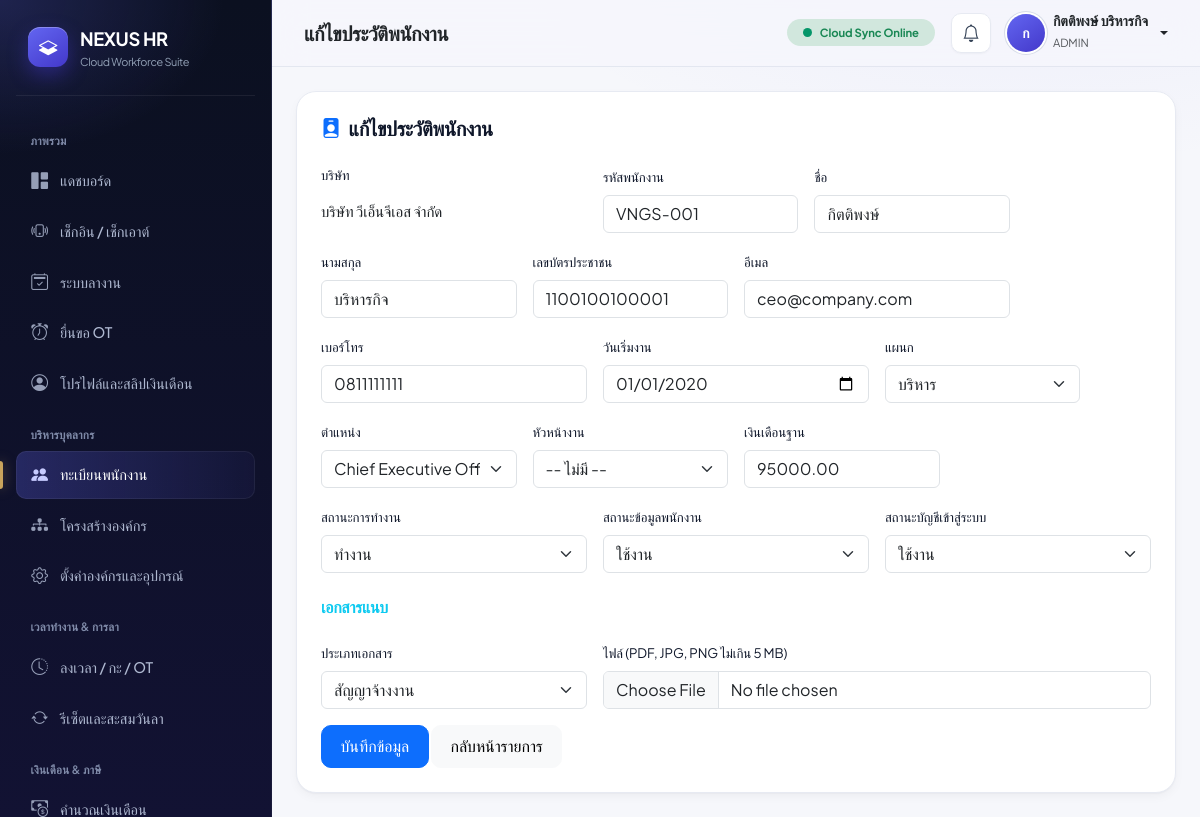
Page /modules/personnel/employee_form.php?id=EMP-000001 (signed in) on the committed database.
### tables this page shows
CREATE TABLE employees (
    id VARCHAR(20) PRIMARY KEY COMMENT 'รหัสพนักงาน เช่น EMP-000001 (PK)',
    company_id INT NOT NULL COMMENT 'รหัสบริษัทที่สังกัด',
    emp_code VARCHAR(20) NOT NULL COMMENT 'รหัสพนักงานสำรอง',
    first_name VARCHAR(100) NOT NULL COMMENT 'ชื่อ',
    last_name VARCHAR(100) NOT NULL COMMENT 'นามสกุล',
    id_card_no VARCHAR(13) NOT NULL COMMENT 'เลขบัตรประชาชน',
    email VARCHAR(100) UNIQUE NOT NULL COMMENT 'อีเมล',
    phone VARCHAR(20) NULL COMMENT 'เบอร์โทร',
    department_id INT NULL COMMENT 'รหัสแผนก',
    position_id INT NULL COMMENT 'รหัสตำแหน่ง',
    manager_id VARCHAR(20) NULL COMMENT 'รหัสหัวหน้าสายตรง',
    hire_date DATE NOT NULL COMMENT 'วันเริ่มงาน',
    base_salary DECIMAL(12,2) NOT NULL DEFAULT 0.00 COMMENT 'เงินเดือนฐาน',
    employment_status ENUM('active', 'probation', 'resigned') NOT NULL DEFAULT 'active' COMMENT 'สถานะงาน',
    status TINYINT(1) NOT NULL DEFAULT 1 COMMENT 'สถานะใช้งานในระบบ (1=ใช้งาน, 0=เลิกใช้/ลบ)',
    profile_image_url VARCHAR(500) NULL COMMENT 'รูปโปรไฟล์',
    created_at TIMESTAMP DEFAULT CURRENT_TIMESTAMP COMMENT 'วันที่สร้าง',
    updated_at TIMESTAMP DEFAULT CURRENT_TIMESTAMP ON UPDATE CURRENT_TIMESTAMP COMMENT 'วันที่แก้ไขล่าสุด',
    UNIQUE KEY uk_company_emp_code (company_id, emp_code),
    UNIQUE KEY uk_company_id_card (company_id, id_card_no),
    INDEX idx_employees_company_status (company_id, status, employment_status),
    INDEX idx_employees_manager (manager_id),
    FOREIGN KEY (company_id) REFERENCES companies(company_id),
    FOREIGN KEY (department_id) REFERENCES departments(id),
    FOREIGN KEY (position_id) REFERENCES positions(id),
    FOREIGN KEY (manager_id) REFERENCES employees(id) ON DELETE SET NULL
);

CREATE TABLE users (
    id INT AUTO_INCREMENT PRIMARY KEY COMMENT 'รหัสผู้ใช้ (PK)',
    employee_id VARCHAR(20) UNIQUE NOT NULL COMMENT 'รหัสพนักงาน',
    username VARCHAR(50) UNIQUE NOT NULL COMMENT 'ชื่อผู้ใช้',
    password VARCHAR(255) NOT NULL COMMENT 'ค่าแฮช Bcrypt (legacy; ห้ามเก็บรหัสผ่านข้อความธรรมดา)',
    password_hash VARCHAR(255) NOT NULL COMMENT 'รหัสผ่านเข้ารหัส (Bcrypt)',
    role ENUM('admin', 'hr_manager', 'hr', 'director', 'manager', 'supervisor', 'employee') NOT NULL DEFAULT 'employee' COMMENT 'สิทธิ์ใช้งาน',
    status TINYINT(1) NOT NULL DEFAULT 1 COMMENT 'สถานะบัญชี (1=ใช้งาน, 0=เลิกใช้/ระงับ)',
    last_login DATETIME NULL COMMENT 'เข้าสู่ระบบล่าสุด',
    updated_at TIMESTAMP DEFAULT CURRENT_TIMESTAMP ON UPDATE CURRENT_TIMESTAMP,
    INDEX idx_users_role_status (role, status),
    FOREIGN KEY (employee_id) REFERENCES employees(id) ON DELETE CASCADE
);

CREATE TABLE departments (
    id INT AUTO_INCREMENT PRIMARY KEY COMMENT 'รหัสแผนก (PK)',
    company_id INT NOT NULL COMMENT 'รหัสบริษัท',
    code VARCHAR(20) NOT NULL COMMENT 'รหัสย่อแผนก',
    name VARCHAR(100) NOT NULL COMMENT 'ชื่อแผนก',
    parent_id INT NULL COMMENT 'รหัสแผนกแม่',
    status TINYINT(1) NOT NULL DEFAULT 1 COMMENT 'สถานะใช้งาน (1=ใช้งาน, 0=เลิกใช้)',
    created_at TIMESTAMP DEFAULT CURRENT_TIMESTAMP COMMENT 'วันที่สร้าง',
    duplicate_key CHAR(64) NULL,
    UNIQUE KEY uk_departments_duplicate_key (duplicate_key),
    INDEX idx_departments_company_status (company_id, status),
    FOREIGN KEY (company_id) REFERENCES companies(company_id) ON DELETE CASCADE,
    FOREIGN KEY (parent_id) REFERENCES departments(id) ON DELETE SET NULL
);

CREATE TABLE positions (
    id INT AUTO_INCREMENT PRIMARY KEY COMMENT 'รหัสตำแหน่ง (PK)',
    company_id INT NULL COMMENT 'รหัสบริษัท (NULL = ใช้ร่วมกันทั้งเครือ)',
    title VARCHAR(100) NOT NULL COMMENT 'ชื่อตำแหน่ง',
    level INT NOT NULL DEFAULT 1 COMMENT 'ระดับตำแหน่ง (1=พนักงาน, 2=หัวหน้า, 3=ผู้จัดการ, 4=ผู้อำนวยการ, 5=CEO)',
    is_leave_required BOOLEAN NOT NULL DEFAULT TRUE COMMENT 'ต้องยื่นลาหรือไม่ (ระดับ ผอ. ขึ้นไป = FALSE)',
    status TINYINT(1) NOT NULL DEFAULT 1 COMMENT 'สถานะใช้งาน (1=ใช้งาน, 0=เลิกใช้)',
    duplicate_key CHAR(64) NULL,
    UNIQUE KEY uk_positions_duplicate_key (duplicate_key),
    INDEX idx_positions_company_status (company_id, status),
    FOREIGN KEY (company_id) REFERENCES companies(company_id) ON DELETE CASCADE
);

### modules/personnel/employee_form.php (the view, shortened to what this page needs)
<?php
require_once __DIR__ . '/../../includes/auth.php';
$rawEditId = $_GET['id'] ?? null;
$editId = $rawEditId === null ? '' : trim($rawEditId);
$emp = null;
$accountStatus = null;
if ($editId !== '') {
    $employeeStmt = $pdo->prepare('SELECT * FROM employees WHERE id = ?');
    $employeeStmt->execute([$editId]);
    $emp = $employeeStmt->fetch();
    $accountStmt = $pdo->prepare('SELECT status FROM users WHERE employee_id = ?');
    $accountStmt->execute([$editId]);
    $accountStatus = $accountStmt->fetchColumn();
    $accountStatus = $accountStatus === false ? null : (int)$accountStatus;
}
$companiesStmt = $pdo->prepare('SELECT company_id, company_code, company_name FROM companies WHERE status = 1 OR company_id = ? ORDER BY company_name');
$companiesStmt->execute([$emp['company_id'] ?? 0]);
$companies = $companiesStmt->fetchAll();
$selectedCompanyId = $editId !== ''
    ? (int)$emp['company_id']
    : filter_var($_POST['company_id'] ?? ($companies[0]['company_id'] ?? null), FILTER_VALIDATE_INT);
$form = array_merge($emp ?? [], ['account_status' => $accountStatus], $_POST);
$escape = static fn($value) => htmlspecialchars((string)$value, ENT_QUOTES, 'UTF-8');
$companyNames = array_column($companies, 'company_name', 'company_id');
$departmentStmt = $pdo->prepare('SELECT id, name, status FROM departments WHERE (company_id = ? OR company_id IS NULL) AND (status = 1 OR id = ?) ORDER BY name');
$departmentStmt->execute([$selectedCompanyId, $emp['department_id'] ?? null]);
$depts = $departmentStmt->fetchAll();
$positionStmt = $pdo->prepare('SELECT id, title, status FROM positions WHERE (company_id = ? OR company_id IS NULL) AND (status = 1 OR id = ?) ORDER BY title');
$positionStmt->execute([$selectedCompanyId, $emp['position_id'] ?? null]);
$positions = $positionStmt->fetchAll();
$pageTitle = $editId ? 'แก้ไขประวัติพนักงาน' : 'เพิ่มพนักงานใหม่';
include ROOT_PATH . '/includes/layout_top.php';
?>
<section class="glass-card p-4 animate-up" style="max-width: 960px;">
    <h2 class="h5 fw-bold mb-4"><i class="bi bi-person-badge-fill text-primary me-2" aria-hidden="true"></i><?= $escape($pageTitle) ?></h2>
    <form method="post" enctype="multipart/form-data" class="row g-3">
        <?php if ($editId === ''): ?>
        <div class="col-md-4"><label for="company" class="form-label small">บริษัท</label><select id="company" name="company_id" class="form-select" required><?php foreach ($companies as $company): ?><option value="<?= (int)$company['company_id'] ?>" <?= (string)($form['company_id'] ?? $selectedCompanyId) === (string)$company['company_id'] ? 'selected' : '' ?>><?= $escape($company['company_code'] . ' - ' . $company['company_name']) ?></option><?php endforeach; ?></select></div>
        <?php else: ?>
        <div class="col-md-4"><span class="form-label small d-block">บริษัท</span><span class="form-control-plaintext"><?= $escape($companyNames[$emp['company_id']] ?? $emp['company_id']) ?></span></div>
        <?php endif; ?>
        <div class="col-md-3"><label for="empCode" class="form-label small">รหัสพนักงาน</label><input id="empCode" type="text" name="emp_code" value="<?= $escape($form['emp_code'] ?? '') ?>" class="form-control" maxlength="20" required></div>
        <div class="col-md-3"><label for="firstName" class="form-label small">ชื่อ</label><input id="firstName" type="text" name="first_name" value="<?= $escape($form['first_name'] ?? '') ?>" class="form-control" maxlength="100" required></div>
        <div class="col-md-3"><label for="lastName" class="form-label small">นามสกุล</label><input id="lastName" type="text" name="last_name" value="<?= $escape($form['last_name'] ?? '') ?>" class="form-control" maxlength="100" required></div>
        <div class="col-md-3"><label for="idCard" class="form-label small">เลขบัตรประชาชน</label><input id="idCard" type="text" name="id_card_no" maxlength="13" pattern="[0-9]{13}" value="<?= $escape($form['id_card_no'] ?? '') ?>" class="form-control" required></div>
        <div class="col-md-4"><label for="email" class="form-label small">อีเมล</label><input id="email" type="email" name="email" value="<?= $escape($form['email'] ?? '') ?>" class="form-control" maxlength="100" required></div>
        <div class="col-md-4"><label for="phone" class="form-label small">เบอร์โทร</label><input id="phone" type="tel" name="phone" value="<?= $escape($form['phone'] ?? '') ?>" class="form-control" maxlength="20"></div>
        <div class="col-md-4"><label for="hireDate" class="form-label small">วันเริ่มงาน</label><input id="hireDate" type="date" name="hire_date" value="<?= $escape($form['hire_date'] ?? date('Y-m-d')) ?>" class="form-control" required></div>
        <div class="col-md-3"><label for="department" class="form-label small">แผนก</label><select id="department" name="department_id" class="form-select"><option value="">-- เลือกแผนก --</option><?php foreach ($depts as $department): ?><option value="<?= (int)$department['id'] ?>" <?= (string)($form['department_id'] ?? '') === (string)$department['id'] ? 'selected' : '' ?>><?= $escape($department['name'] . ((int)$department['status'] === 1 ? '' : ' (ปิดใช้งาน)')) ?></option><?php endforeach; ?></select></div>
        <div class="col-md-3"><label for="position" class="form-label small">ตำแหน่ง</label><select id="position" name="position_id" class="form-select"><option value="">-- เลือกตำแหน่ง --</option><?php foreach ($positions as $position): ?><option value="<?= (int)$position['id'] ?>" <?= (string)($form['position_id'] ?? '') === (string)$position['id'] ? 'selected' : '' ?>><?= $escape($position['title'] . ((int)$position['status'] === 1 ? '' : ' (ปิดใช้งาน)')) ?></option><?php endforeach; ?></select></div>
        <div class="col-md-3"><label for="manager" class="form-label small">หัวหน้างาน</label><select id="manager" name="manager_id" class="form-select"><option value="">-- ไม่มี --</option></select></div>
        <div class="col-md-3"><label for="baseSalary" class="form-label small">เงินเดือนฐาน</label><input id="baseSalary" type="number" step="0.01" min="0" name="base_salary" value="<?= $escape($form['base_salary'] ?? '') ?>" class="form-control" required></div>
        <?php if ($editId !== ''): ?>
        <div class="col-md-4"><label for="employmentStatus" class="form-label small">สถานะการทำงาน</label><select id="employmentStatus" name="employment_status" class="form-select"><option value="active" <?= ($form['employment_status'] ?? '') === 'active' ? 'selected' : '' ?>>ทำงาน</option></select></div>
        <div class="col-md-4"><label for="employeeStatus" class="form-label small">สถานะข้อมูลพนักงาน</label><select id="employeeStatus" name="status" class="form-select"><option value="1" <?= (string)($form['status'] ?? '1') === '1' ? 'selected' : '' ?>>ใช้งาน</option><option value="0" <?= (string)($form['status'] ?? '') === '0' ? 'selected' : '' ?>>ปิดใช้งาน</option></select></div>
        <?php if ($accountStatus !== null): ?>
        <div class="col-md-4"><label for="accountStatus" class="form-label small">สถานะบัญชีเข้าสู่ระบบ</label><select id="accountStatus" name="account_status" class="form-select"><option value="1" <?= (string)($form['account_status'] ?? '1') === '1' ? 'selected' : '' ?>>ใช้งาน</option><option value="0" <?= (string)($form['account_status'] ?? '') === '0' ? 'selected' : '' ?>>ระงับบัญชี</option></select></div>
        <?php endif; ?>
        <?php endif; ?>
        <div class="col-12"><h3 class="h6 fw-bold text-info mt-2">เอกสารแนบ</h3></div>
        <div class="col-md-4"><label for="docType" class="form-label small">ประเภทเอกสาร</label><select id="docType" name="doc_type" class="form-select"><option value="contract">สัญญาจ้างงาน</option></select></div>
        <div class="col-md-8"><label for="docFile" class="form-label small">ไฟล์ (PDF, JPG, PNG ไม่เกิน 5 MB)</label><input id="docFile" type="file" name="doc_file" accept=".pdf,.jpg,.jpeg,.png" class="form-control"></div>
        <div class="col-12 mt-3">
            <button type="submit" name="save_emp" class="btn btn-primary btn-modern">บันทึกข้อมูล</button>
            <a href="employees.php" class="btn btn-light btn-modern">กลับหน้ารายการ</a>
        </div>
    </form>
</section>
<?php include ROOT_PATH . '/includes/layout_bottom.php'; ?>

### assets/css/style.css (style rules this page uses)
:root { --primary: #4338ca; --primary-light: #6366f1; --primary-soft: #eef0ff; --secondary: #0891b2; --accent: #059669; --gold: #c9a45c; --bg-body: #f6f7fb; --surface: #ffffff; --surface-muted: #fafbfd; --sidebar-bg: #0b1020; --sidebar-width: 272px; --ink: #0f172a; --ink-2: #334155; --ink-3: #64748b; --line: #e7eaf2; --line-strong: #d6dbe8; --radius-lg: 20px; --radius-md: 14px; --radius-sm: 10px; --card-radius: var(--radius-lg); --shadow-xs: 0 1px 2px rgba(15, 23, 42, 0.04); --shadow-sm: 0 1px 2px rgba(15, 23, 42, 0.04), 0 4px 12px -2px rgba(15, 23, 42, 0.05); --shadow-md: 0 2px 4px rgba(15, 23, 42, 0.04), 0 12px 28px -8px rgba(15, 23, 42, 0.10); --shadow-lg: 0 4px 8px rgba(15, 23, 42, 0.04), 0 24px 48px -12px rgba(67, 56, 202, 0.18); --ease-fluid: cubic-bezier(0.22, 1, 0.36, 1); }
* { box-sizing: border-box; }
html { -webkit-text-size-adjust: 100%; }
body { font-family: 'Plus Jakarta Sans', 'IBM Plex Sans Thai', sans-serif; font-size: 0.94rem; line-height: 1.6; letter-spacing: -0.005em; background: radial-gradient(900px 420px at 85% -10%, rgba(99, 102, 241, 0.07), transparent 60%), var(--bg-body); background-attachment: fixed; color: var(--ink); overflow-x: hidden; -webkit-font-smoothing: antialiased; text-rendering: optimizeLegibility; }
h1, h2, h3, h4, h5, h6 { color: var(--ink); font-weight: 700; letter-spacing: -0.02em; line-height: 1.25; }
* { scrollbar-width: thin; scrollbar-color: #cbd2e1 transparent; }
.animate-up { animation: fadeInUp 0.6s var(--ease-fluid) both; }
.glass-card { background: var(--surface); border: 1px solid var(--line); border-radius: var(--card-radius); box-shadow: var(--shadow-sm); transition: transform 0.35s var(--ease-fluid), box-shadow 0.35s var(--ease-fluid), border-color 0.35s ease; }
.btn-modern { border-radius: var(--radius-sm); font-weight: 500; padding: 0.52rem 1.15rem; transition: transform 0.2s var(--ease-fluid), box-shadow 0.2s var(--ease-fluid), background-color 0.2s ease; }

### rows in the picture
employees: company "บริษัท วีเอ็นจีเอส จำกัด"
users: emp_code "VNGS-001", first_name "กิตติพงษ์", last_name "บริหารกิจ", id_card_no "1100100100001", email "ceo@company.com", phone "0811111111", hire_date "01/01/2020", department_id "บริหาร", position_id "Chief Executive Officer", base_salary "95000.00", employment_status "ทำงาน", status "ใช้งาน", account_status "ใช้งาน"

### other values in the picture
$pageTitle "แก้ไขประวัติพนักงาน"
mb_substr($_SESSION['full_name'] ?? 'U', 0, 1) "ก"
$_SESSION['full_name'] "กิตติพงษ์ บริหารกิจ"
$_SESSION['role'] "ADMIN"
$escape($pageTitle) "แก้ไขประวัติพนักงาน"
